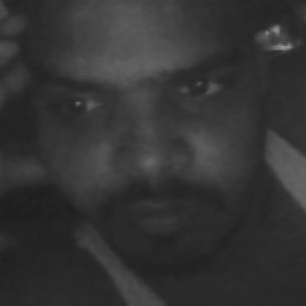
#> input picture TrainingImage/Harshit.16.51230240.1.jpg, 306 x 306 px
$ python -i detector.py   (imports and definitions only)   (older library calls are emulated)
#> lines starting #> are read from the running program, lines starting #| are printed output that depends on the picture
#> further down, picture is the input picture: shape (306, 306, 3); min 29, max 152, mean 52
import cv2
import numpy as np
import os
from typing import List, Tuple, Dict, Any, Optional
from config import Config

class FaceDetector:
    """Production face detector with image quality validation and normalization."""

    def __init__(self, cascade_path: Optional[str] = None):
        self.cascade_path = cascade_path or Config.HAAR_CASCADE_PATH
        if not os.path.isfile(self.cascade_path):
            raise FileNotFoundError(f"Haar cascade XML file not found at: {self.cascade_path}")
        self.detector = cv2.CascadeClassifier(self.cascade_path)

    def detect_faces(self, image_bgr: np.ndarray) -> List[Dict[str, Any]]:
        """
        Detects multiple faces in the frame.
        Returns list of dicts: { 'box': (x, y, w, h), 'face_roi': gray_crop, 'quality': score }
        """
        if image_bgr is None or image_bgr.size == 0:
            return []

        gray = cv2.cvtColor(image_bgr, cv2.COLOR_BGR2GRAY)
        # Equalize histogram for robustness against illumination variations
        gray_eq = cv2.equalizeHist(gray)
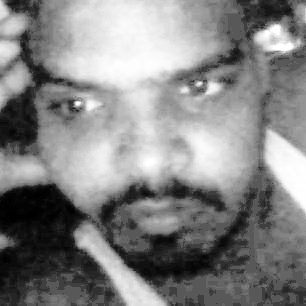
#> gray_eq: shape (306, 306); min 0, max 255, mean 131.5

        raw_faces = self.detector.detectMultiScale(
            gray_eq,
            scaleFactor=1.18,
            minNeighbors=5,
            minSize=Config.MIN_FACE_SIZE,
            flags=cv2.CASCADE_SCALE_IMAGE
        )
#> raw_faces = ()

        results = []
        for (x, y, w, h) in raw_faces:
            face_roi = gray[y:y + h, x:x + w]
            quality_score = self.evaluate_quality(face_roi, image_bgr[y:y+h, x:x+w])

            results.append({
                "box": (int(x), int(y), int(w), int(h)),
                "x": int(x),
                "y": int(y),
                "w": int(w),
                "h": int(h),
                "face_gray": face_roi,
                "face_bgr": image_bgr[y:y+h, x:x+w],
                "quality_score": quality_score
            })
#> this loop made 0 passes
#> after the loop, results = []

        return results

    def evaluate_quality(self, face_gray: np.ndarray, face_bgr: np.ndarray) -> Dict[str, Any]:
        """Evaluates sharpness, brightness, and contrast of a face crop."""
        if face_gray is None or face_gray.size == 0:
            return {"score": 0.0, "is_valid": False, "reason": "Empty face region"}

        # 1. Sharpness (Laplacian variance)
        laplacian_var = cv2.Laplacian(face_gray, cv2.CV_64F).var()

        # 2. Brightness (Mean pixel value)
        mean_brightness = float(np.mean(face_gray))

        # 3. Contrast (Standard deviation)
        contrast = float(np.std(face_gray))

        is_sharp = laplacian_var >= 50.0
        is_lit = 40.0 <= mean_brightness <= 220.0
        has_contrast = contrast >= 25.0

        is_valid = is_sharp and is_lit and has_contrast
        score = min(100.0, max(10.0, (laplacian_var * 0.4) + (contrast * 0.4) + 20.0))

        reasons = []
        if not is_sharp:
            reasons.append("Image too blurry")
        if mean_brightness < 40:
            reasons.append("Lighting too dark")
        elif mean_brightness > 220:
            reasons.append("Lighting overexposed")
        if not has_contrast:
            reasons.append("Low contrast")

        return {
            "score": round(score, 1),
            "sharpness": round(laplacian_var, 1),
            "brightness": round(mean_brightness, 1),
            "contrast": round(contrast, 1),
            "is_valid": is_valid,
            "reason": ", ".join(reasons) if reasons else "Good quality"
        }

>>> import cv2
>>> picture = cv2.imread('../TrainingImage/Harshit.16.51230240.1.jpg')
>>> result = FaceDetector().detect_faces(picture)
#> result = []
